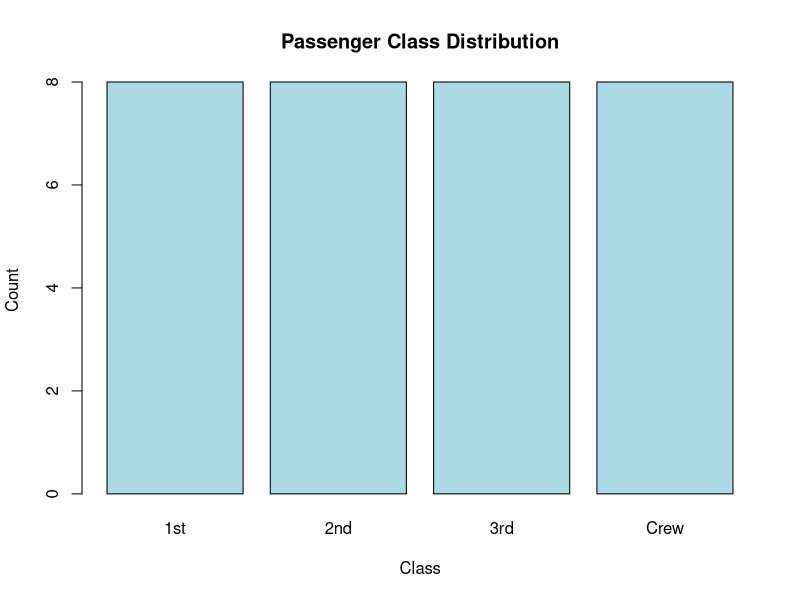
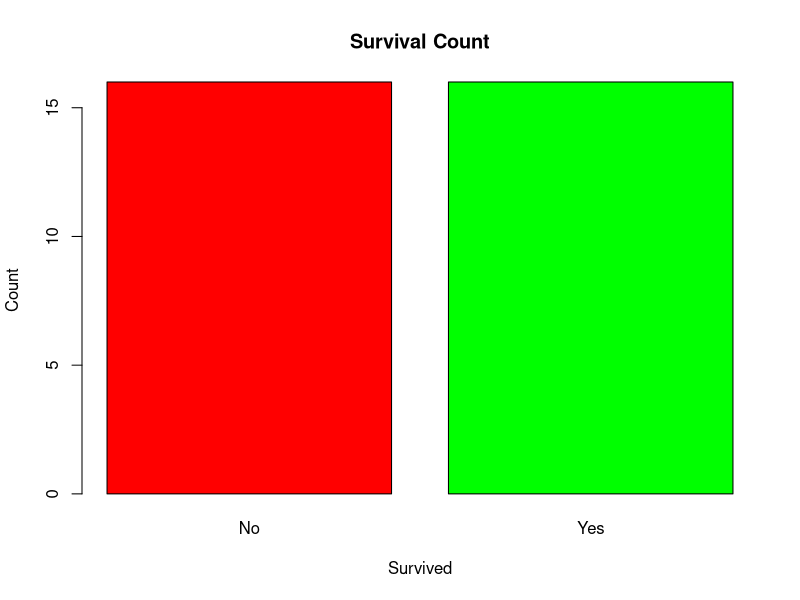
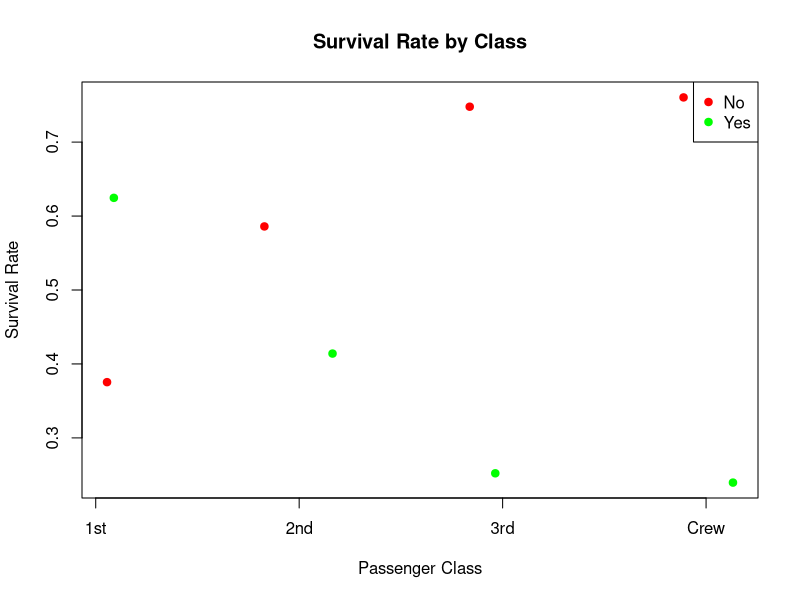

The R script that drew these images, in order:
## ---- chunk 1
# R + Git Assignment 1
# Author: Harsh Patel

# Load dataset
data <- as.data.frame(Titanic)

# Inspect data
head(data)

# Descriptive stats
summary(data)
table(data$Class)
table(data$Sex)

# New variable: Survival Rate = Survived count / Total count per Class
library(dplyr)
data <- data %>%
  group_by(Class, Survived) %>%
  summarise(Total = sum(Freq), .groups = "drop") %>%
  group_by(Class) %>%
  mutate(SurvivalRate = Total / sum(Total))

head(data)

# Plots
barplot(table(as.data.frame(Titanic)$Class),
        main="Passenger Class Distribution",
        xlab="Class", ylab="Count", col="lightblue")

barplot(table(as.data.frame(Titanic)$Survived),
        main="Survival Count",
        xlab="Survived", ylab="Count", col=c("red","green"))

plot(jitter(as.numeric(data$Class)), data$SurvivalRate,
     pch=19, col=c("red","green")[as.numeric(data$Survived)],
     xaxt="n", xlab="Passenger Class", ylab="Survival Rate",
     main="Survival Rate by Class")
axis(1, at=1:4, labels=levels(data$Class))
legend("topright", legend=levels(data$Survived),
       col=c("red","green"), pch=19)


